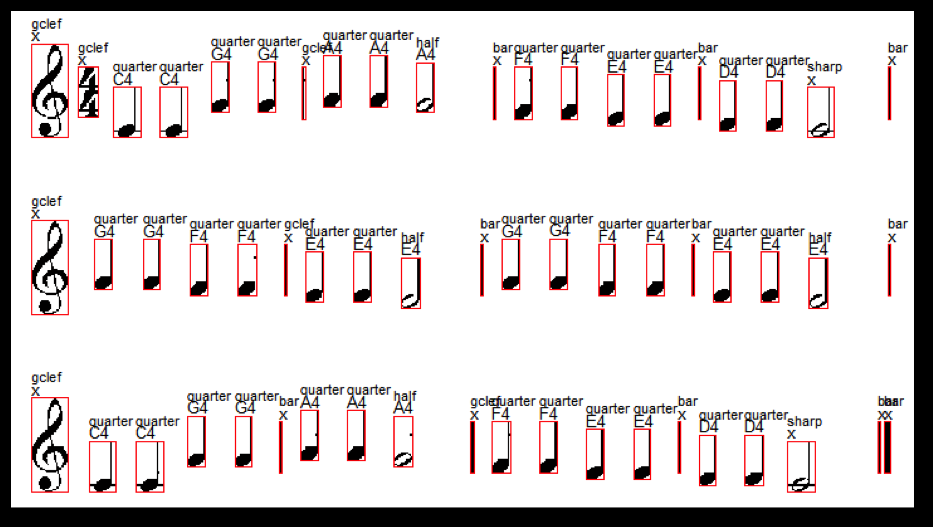
%> input picture Optical Music Recognition/OMR.png, 933 x 527 px
$ octave --eval "result = otsu_threshold(imread('../OMR.png'));"   (GNU Octave 9; MATLAB toolbox functions it lacks are replaced by stand-ins)
%> lines starting %> are read from the running program, lines starting %| are printed output that depends on the picture; in (x1, y1, x2, y2) boxes, pixels count from 0 and x2, y2 are one past the last pixel; in counts of white or black regions, pixels touching at a corner belong together; the program's own positions count from 1
function [im] = otsu_threshold(im)

%input check
[~, dim] = size(size(im));
%> dim = 3
if(dim == 3)
im = rgb2gray(im);
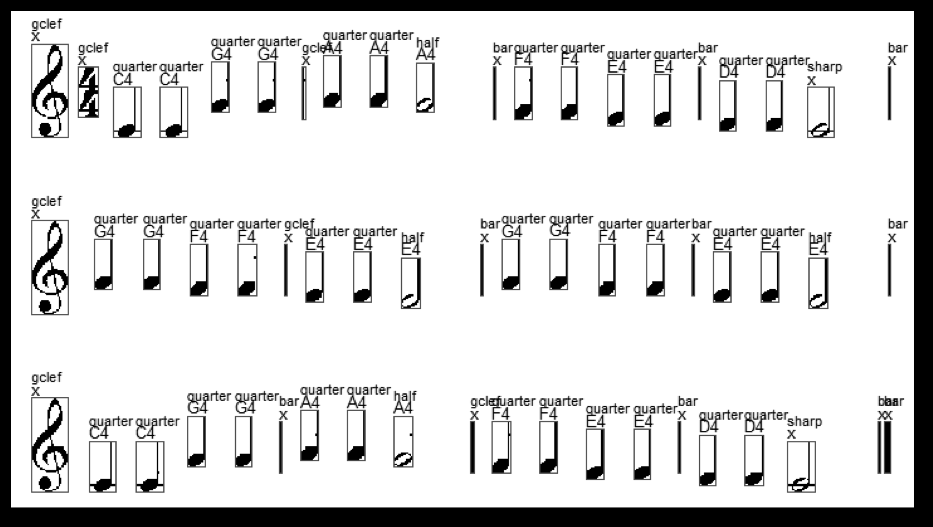
%> im: size 527x933 uint8; min 0, max 255, mean 216
end
%%%
%thresholding with Otsu's method
if(isa(im,'uint8'))
otsu_level = graythresh(im);
%> otsu_level = 0.541
im = im2bw(im,otsu_level);
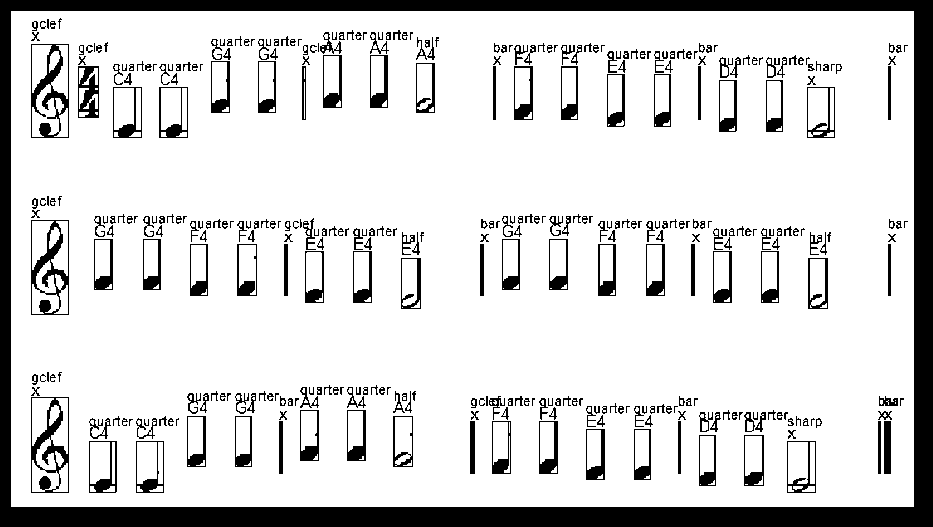
%> im: size 527x933 logical; 84.1% white; 382 black regions (73 under 20 px), largest, box (x1, y1, x2, y2) and area: (0, 0, 933, 527) 43803, (31, 397, 69, 493) 1292, (31, 44, 69, 138) 1279
end

im = ~im;
